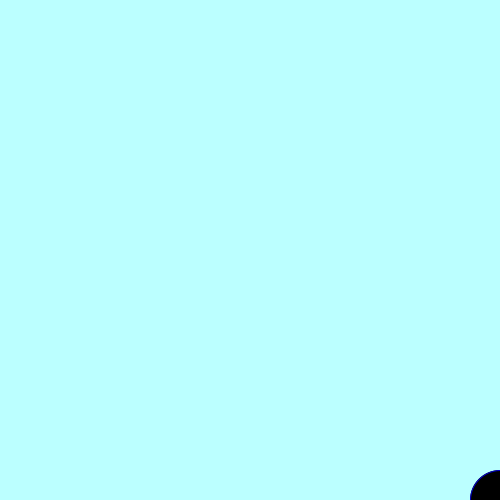
Frame 1 (no input)
Frame 60 (the mouse pressed at the canvas centre just before this capture): identical to frame 1, image omitted
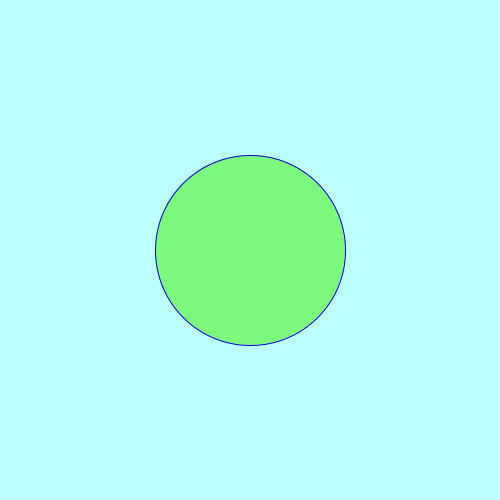
Frame 120 (the mouse held since frame 60 and released just before this capture)

The Processing sketch that drew these frames (run headless with seeded random() and noise(); from frame 60 on, the mouse is pressed at the canvas centre):

// Processing sketch: sketch_3374704_exercise23_1
// ── sketch_3374704_exercise23_1.pde
void setup() {
size(500,500); 
fill(238,238,238);
}
void draw() {
background(187,255,255);
fill(0+mouseY/2,0+mouseY,0+mouseX/2);
stroke(0,0,205);
ellipse(width-mouseX,height-mouseY,
mouseY-60, mouseX-60);
}
